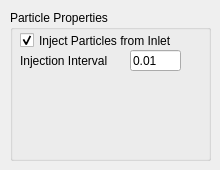
        <widget class="QWidget" name="tab_12">
         <attribute name="title">
          <string>Particles</string>
         </attribute>
         <widget class="QGroupBox" name="groupBox_33">
          <property name="geometry">
           <rect>
            <x>10</x>
            <y>10</y>
            <width>201</width>
            <height>151</height>
           </rect>
          </property>
          <property name="title">
           <string>Particle Properties</string>
          </property>
          <property name="flat">
           <bool>true</bool>
          </property>
          <widget class="QLineEdit" name="injectionInterval">
           <property name="geometry">
            <rect>
             <x>120</x>
             <y>40</y>
             <width>51</width>
             <height>21</height>
            </rect>
           </property>
           <property name="text">
            <string>0.01</string>
           </property>
           <property name="placeholderText">
            <string>s</string>
           </property>
          </widget>
          <widget class="QLabel" name="label_53">
           <property name="geometry">
            <rect>
             <x>10</x>
             <y>40</y>
             <width>111</width>
             <height>21</height>
            </rect>
           </property>
           <property name="text">
            <string>Injection Interval</string>
           </property>
          </widget>
          <widget class="QCheckBox" name="injectParticles">
           <property name="geometry">
            <rect>
             <x>10</x>
             <y>20</y>
             <width>191</width>
             <height>21</height>
            </rect>
           </property>
           <property name="text">
            <string>Inject Particles from Inlet</string>
           </property>
           <property name="checked">
            <bool>true</bool>
           </property>
          </widget>
         </widget>
        </widget>
